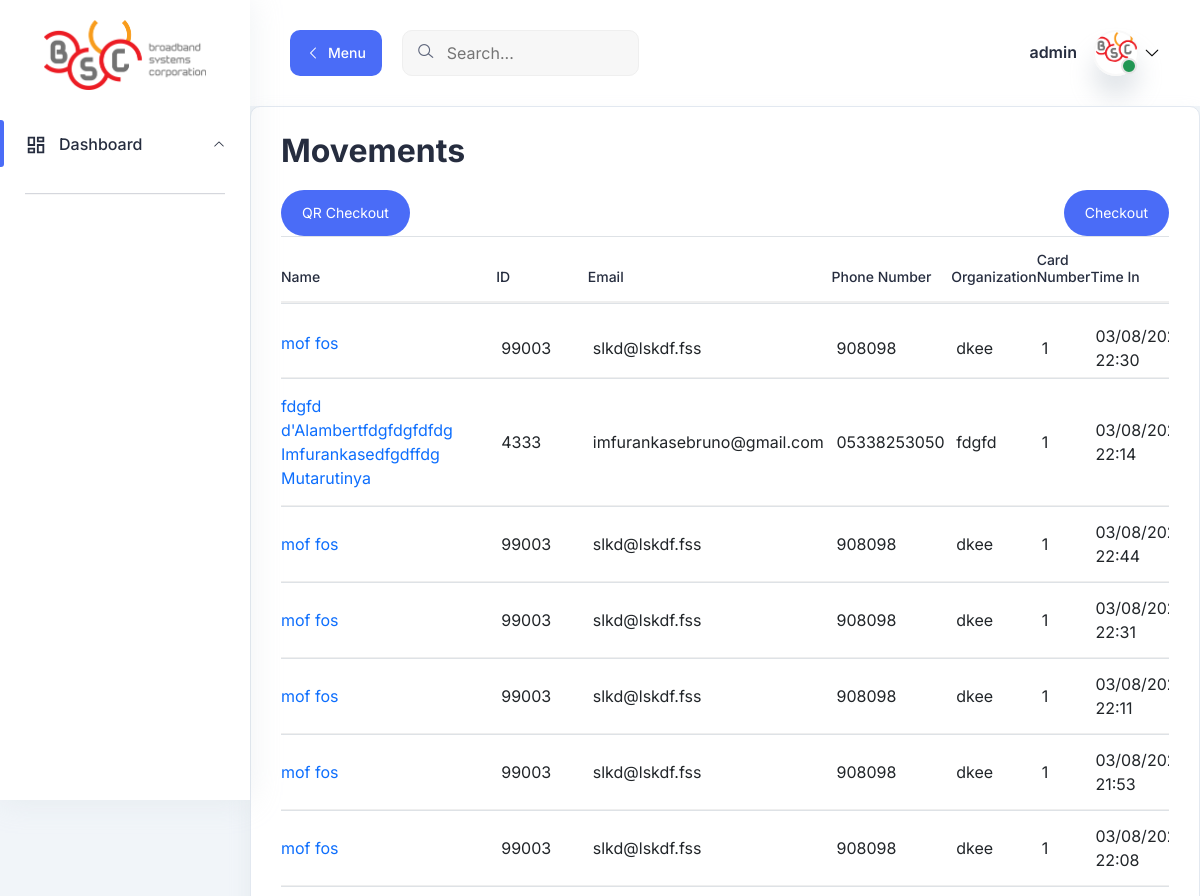
Page /movements/ (signed in, upper part) on the earlier database version.
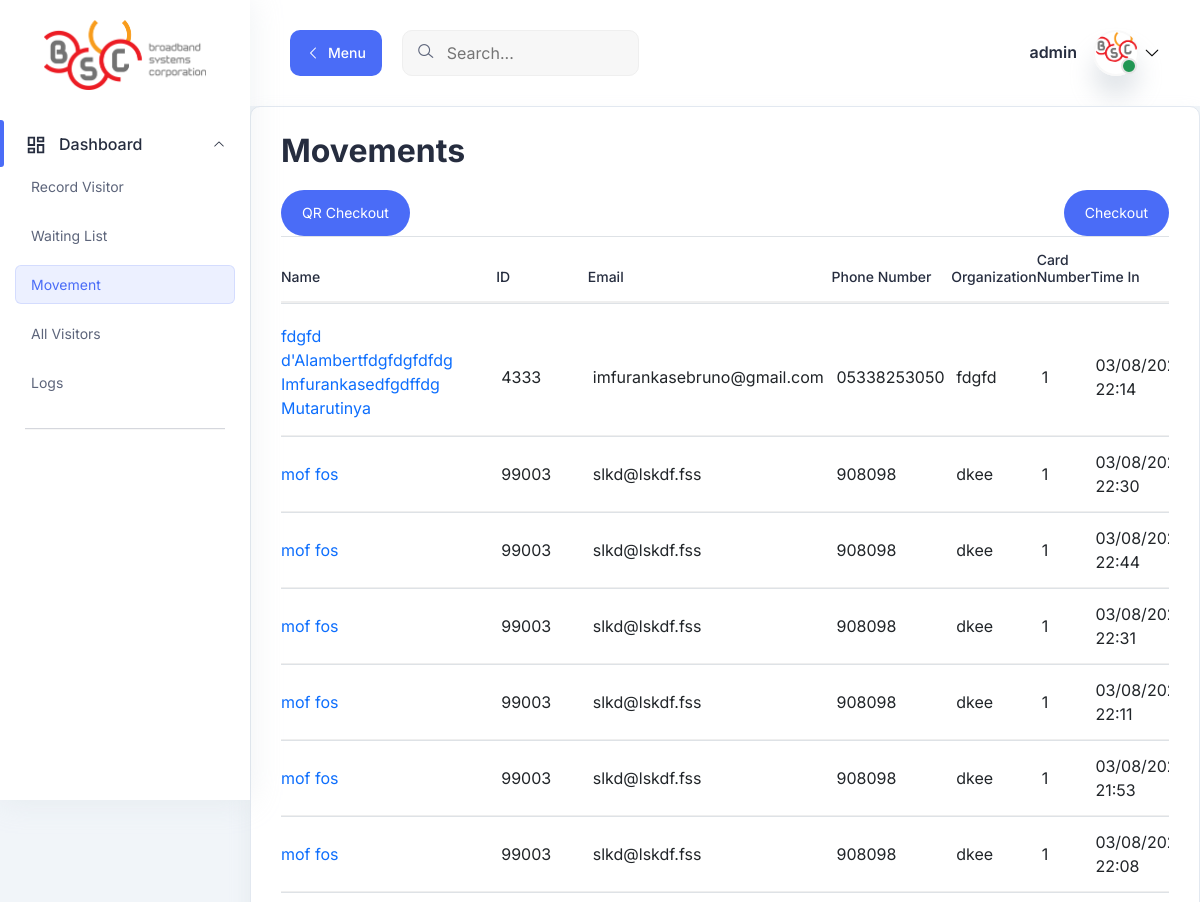
Same page on the later database version.
### records/models.py (models this page shows, shortened)
class Movement(models.Model):
    visitor = models.ForeignKey(Visitor, on_delete=models.CASCADE, to_field='id_passport_nbr', related_name='movements')
    purpose = models.CharField(max_length=200)
    time_in = models.DateTimeField()
    time_out = models.DateTimeField(blank=True, null=True)
    devices = models.CharField(max_length=200, blank=True)
    comment = models.TextField(blank=True)
    card = models.ForeignKey(Card, on_delete=models.SET_NULL, blank=True, null=True)
    user_checked_in = models.ForeignKey(User, on_delete=models.SET_NULL, related_name='checked_in_movements', null=True)
    user_checked_out = models.ForeignKey(User, on_delete=models.SET_NULL, related_name='checked_out_movements', null=True)
    email_recipient_user = models.ForeignKey(User, on_delete=models.SET_NULL, related_name='email_recipient_movements', null=True)
    qr_code = models.ImageField(upload_to='qr_codes/', blank=True, null=True)

class Visitor(models.Model):
    id_passport_nbr = models.CharField(max_length=100, primary_key=True)
    first_name = models.CharField(max_length=100)
    surname = models.CharField(max_length=100)
    organization = models.CharField(max_length=100)
    position = models.CharField(max_length=100)
    country_of_origin = models.CharField(max_length=100)
    email = models.EmailField()
    address = models.CharField(max_length=200)
    mobile_phone = models.CharField(max_length=20)
    user_saved = models.ForeignKey(User, on_delete=models.SET_NULL, related_name='saved_visitors', null=True)
    user_checked_in = models.ForeignKey(User, on_delete=models.SET_NULL, related_name='checked_in_visitors', null=True)

class Card(models.Model):
    name= models.CharField(max_length=50)
    number = models.CharField(max_length=50)

### records/views.py (the view)
# urls.py: path('movements/', views.movements, name='movements'),
@login_required
def movements(request):
    checked_in_visitors = Movement.objects.filter(time_out__isnull=True)
    checked_out_visitors = Movement.objects.exclude(time_out__isnull=True)
    checked_in_visitors = checked_in_visitors.order_by('-id')
    checked_out_visitors = checked_out_visitors.order_by('-time_out')
    movements = list(checked_in_visitors) + list(checked_out_visitors)
    context = {'movements': movements}
    return render(request, 'records/movement.html', context)

### records/templates/records/movement.html (shortened to what this page needs)
{% extends "base.html" %}
{% load static %}
{% block content %}
<main class="main-wrapper">
<header class="header">
    <div class="container-fluid">
      <div class="row">
        <div class="col-lg-5 col-md-5 col-6">
          <div class="header-left d-flex align-items-center">
            <div class="menu-toggle-btn mr-20">
              <button
                id="menu-toggle"
                class="main-btn primary-btn btn-hover"
              >
                <i class="lni lni-chevron-left me-2"></i> Menu
              </button>
            </div>
            <div class="header-search d-none d-md-flex">
              <form action="#">
                <input type="text" placeholder="Search..." />
                <button><i class="lni lni-search-alt"></i></button>
              </form>
            </div>
          </div>
        </div>
        <div class="col-lg-7 col-md-7 col-6">
          <div class="header-right">
            <div class="profile-box ml-15">
              <button
                class="dropdown-toggle bg-transparent border-0"
                type="button"
                id="profile"
                data-bs-toggle="dropdown"
                aria-expanded="false"
              >
                <div class="profile-info">
                  <div class="info">
                    {% if user.is_authenticated %}
                    <h6>{{ user.username }}</h6>
                    {% endif %}
                    <div class="image">
                      <img
                        src="{% static 'icon.png' %}"
                        alt=""
                      />
                      <span class="status"></span>
                    </div>
                  </div>
                </div>
                <i class="lni lni-chevron-down"></i>
              </button>
            </div>
          </div>
        </div>
      </div>
    </div>
  </header>
<section class="table-components">
        <div class="tables-wrapper">
        <div class="row">
          <div class="col-lg-12">
            <div class="card-style mb-30">
                <h1 class="mb-10">Movements</h1>
                <div class="table-wrapper table-responsive">
                    <button id="checkoutButton2" class="main-btn active-btn rounded-full btn-hover btn-sm">QR Checkout</button>
                  <div class="checkout-section checkbt">
                    <button id="checkoutButton" class="main-btn active-btn rounded-full btn-hover btn-sm">Checkout</button>
                  </div>
                <table id="movement" class="table">
                    <thead>
                    <tr>
                        <th><h6>Name</h6></th>
                        <th><h6>ID</h6></th>
                        <th><h6>Email</h6></th>
                        <th><h6>Phone Number</h6></th>
                        <th><h6>Organization</h6></th>
                        <th><h6>Card Number</h6></th>
                        <th><h6>Time In</h6></th>
                    </tr>
                    </thead>
                    <tbody>
                      {% for movement in movements %}
                    <tr>
                      <td>
                        <a href="#" class="open-qr-popup" data-visitor-id="{{ movement.visitor.id_passport_nbr }}">
                          {{ movement.visitor.first_name }} {{ movement.visitor.surname }}
                        </a>
                      </td>
                        <td class="min-width">{{ movement.visitor.id_passport_nbr}}</td>
                        <td class="min-width">{{ movement.visitor.email }}</td>
                        <td class="min-width">{{ movement.visitor.mobile_phone }}</td>
                        <td class="min-width">{{ movement.visitor.organization }}</td>
                        <td class="min-width">{{ movement.card.name }}</td>
                        <td class="min-width">{{ movement.time_in|date:"d/m/Y, H:i" }}</td>
                      </tr>
                      {% endfor %}
                    </tbody>
                </table>
                </div>
            </div>
            </div>
    </div>
    </div>
</section>
</main>
{% endblock content %}

Differences in the rows shown:
changed Movement "fdgfd d'Alambertfdgfdgfdfdg": moves up the list
Other differences:
text now shown: "Record Visitor Waiting List Movement All Visitors Logs"
